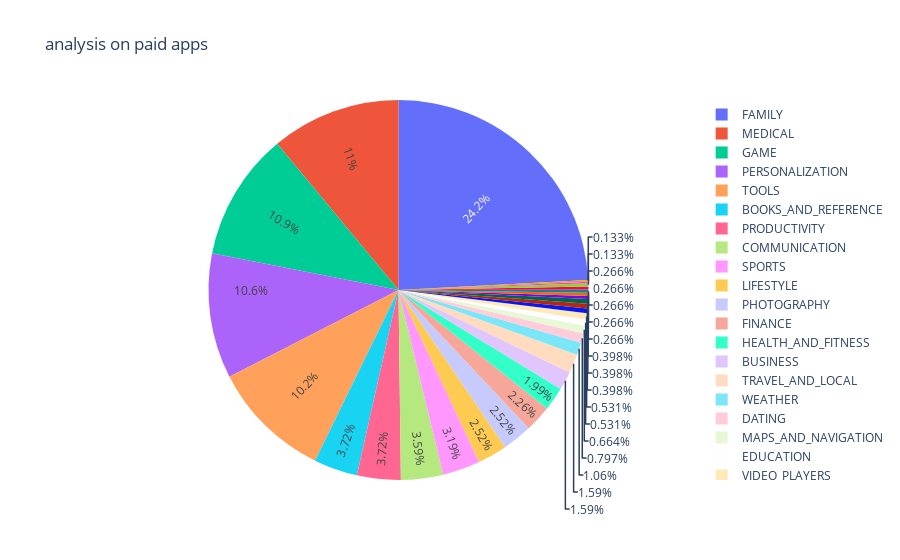

The cell this chart's notebook holds for it:
### Code cell
# 19)analysis on paid apps
paided =df[df['Type'] == 'Paid']
df3 = paided['Category'].value_counts()
df3 = df3.reset_index()
#df3 = df3[:10]
values=df3['Category']
labels=df3['index']
fig = go.Figure(data=[go.Pie(labels=labels, values=values, textinfo='percent',
                             insidetextorientation='radial'
                            )],
               layout=go.Layout(
               title=go.layout.Title(text="analysis on paid apps")))

fig.show()

### Figure 1 — Plotly figure (JSON) as saved in the notebook; plotly's stock layout.template omitted (floating-point values rounded to 4 significant figures)
{"data": [{"insidetextorientation": "radial", "labels": ["FAMILY", "MEDICAL", "GAME", "PERSONALIZATION", "TOOLS", "BOOKS_AND_REFERENCE", "PRODUCTIVITY", "COMMUNICATION", "SPORTS", "LIFESTYLE", "PHOTOGRAPHY", "FINANCE", "HEALTH_AND_FITNESS", "BUSINESS", "TRAVEL_AND_LOCAL", "WEATHER", "DATING", "MAPS_AND_NAVIGATION", "EDUCATION", "VIDEO_PLAYERS", "ART_AND_DESIGN", "AUTO_AND_VEHICLES", "SOCIAL", "ENTERTAINMENT", "FOOD_AND_DRINK", "SHOPPING", "PARENTING", "NEWS_AND_MAGAZINES", "LIBRARIES_AND_DEMO", "EVENTS"], "textinfo": "percent", "type": "pie", "values": [182, 83, 82, 80, 77, 28, 28, 27, 24, 19, 19, 17, 15, 12, 12, 8, 6, 5, 4, 4, 3, 3, 3, 2, 2, 2, 2, 2, 1, 1]}], "layout": {"title": {"text": "analysis on paid apps"}}}
